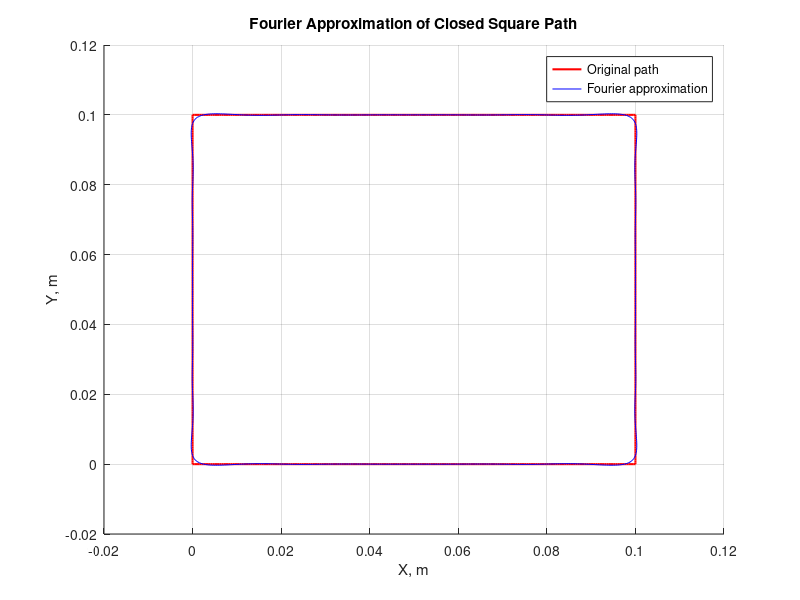
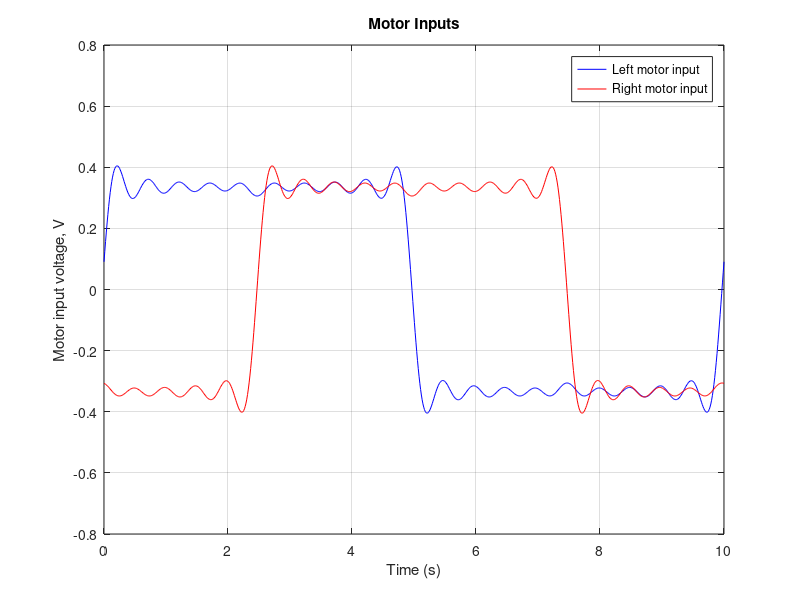

Recreate these plots in MATLAB, in order.
clear all;
clc;
close all;

% Code for showing the fourier transform of any closed line, in order to
% obtain the inputs to the 3D printer motors.

% Typical values
rm = 0.006;       % [m]
km = 0.05;        % [V*s/rad]
Jm = 5.0e-5;      % [kg*m^2]
Lm = 0.003;       % [H]
Rm = 2.0;         % [Ohm]


sigma_print = 1 %boolean flag coming from FSM indicating that 1:operational printing 0:printing stopped
L_wipe = 0.05; % in cm filament to extrude when wiping
sigma_wipe = 1 %boolean flag indicating that FSM is in state S3

% Square points generation
%
L = 0.1;
points = 800;
origin_shift_x = L/2;
origin_shift_y = L/2;

x_base = origin_shift_x + linspace(-L/2, L/2, points/4);
y_base = origin_shift_y + -L/2 * ones(1, points/4);

x_right = origin_shift_x + L/2 * ones(1, points/4);
y_right = origin_shift_y + linspace(-L/2, L/2, points/4);

x_top = origin_shift_x + linspace(L/2, -L/2, points/4);
y_top = origin_shift_y + L/2 * ones(1, points/4);

x_left = origin_shift_x + -L/2 * ones(1, points/4);
y_left = origin_shift_y + linspace(L/2, -L/2, points/4);

x_path = [x_base, x_right, x_top, x_left];
y_path = [y_base, y_right, y_top, y_left];
%


% Michey mouse path
%{
% Import and mirror around x axis
data = importMickey("mickey_mouse_simple.csv");
x_path = [data(1:(length(data)),1); data(1,1)];
y_path = -[data(1:(length(data)),2); data(1,2)];


% Data check to eliminate spurious data with manual tollerance check
toll = 90;
x_path_epurated = [x_path(1)];
y_path_epurated = [y_path(1)];
for i = 2:length(data)
    diff_x = abs(x_path(i) - x_path_epurated(end));
    diff_y = abs(y_path(i) - y_path_epurated(end));
    if (diff_x < toll) && (diff_y < toll)
        x_path_epurated = [x_path_epurated; x_path(i)];
        y_path_epurated = [y_path_epurated; y_path(i)];
    end
end

x_path = x_path_epurated;
y_path = y_path_epurated;

% Scaling and centering
origin_shift_x = 0;
origin_shift_y = 0.31;
desired_scale = 0.3;
dim_x = max(x_path) - min(x_path);
dim_y = max(y_path) - min(y_path);
if dim_x > 0 && dim_y > 0
    scaleFactor = desired_scale / max(dim_x, dim_y);
    x_path = x_path * scaleFactor;
    y_path = y_path * scaleFactor;
end

x_path = origin_shift_x + x_path;
y_path = origin_shift_y + y_path;
points = length(x_path);
%}

% Compute the Fourier coefficients of the closed path
complexPath = x_path + 1i * y_path;
fourierCoefficients = fft(complexPath) / numel(complexPath);

% Compute fourier series
T = 10;
w_0 = 2*pi/T;
t = linspace(0,T, points);

n_armonics = 20;
z = zeros(1, points);
z_dot = zeros(1, points);
z_ddot = zeros(1, points);
z_dddot = zeros(1, points);

for k = -n_armonics : n_armonics
    index = mod(-k, points) + 1;

    % Path and differential calculations
    exp_term = exp(1i * k * w_0*t);
    z = z + fourierCoefficients(index) * exp_term;
    z_dot = z_dot + (1i * k * w_0) * fourierCoefficients(index) * exp_term;
    z_ddot = z_ddot + (-(k * w_0)^2) * fourierCoefficients(index) * exp_term;
    z_dddot = z_dddot + (-1i * (k * w_0)^3) * fourierCoefficients(index) * exp_term;
end

x_path_fourier = real(z);
y_path_fourier = imag(z);
x_vel_fourier = real(z_dot);
y_vel_fourier = imag(z_dot);
x_acc_fourier = real(z_ddot);
y_acc_fourier = imag(z_ddot);
x_jerk_fourier = real(z_dddot);
y_jerk_fourier = imag(z_dddot);

% Input calculation
u_sum = (2*Jm*Lm/(rm*km))*x_jerk_fourier + (2*Jm*Rm/(rm*km))*x_acc_fourier + (2*km/rm)*x_vel_fourier;
u_diff = (2*Jm*Lm/(rm*km))*y_jerk_fourier + (2*Jm*Rm/(rm*km))*y_acc_fourier + (2*km/rm)*y_vel_fourier;

u_left = (u_sum + u_diff)/2;
u_right = (u_sum - u_diff)/2;

figure
hold on
plot(x_path, y_path, 'r', 'LineWidth',1.5);
plot(x_path_fourier, y_path_fourier, 'b', 'LineWidth',0.5);
hold off
grid on;
legend('Original path', 'Fourier approximation');
xlabel('X, m');
ylabel('Y, m');
title('Fourier Approximation of Closed Square Path');
%xlim([-3*L/4, 3*L/4]);
%ylim([-3*L/4, 3*L/4]);


figure;
plot(t, u_left, 'b', t, u_right, 'r');
grid on;
legend('Left motor input', 'Right motor input');
xlabel('Time (s)');
ylabel('Motor input voltage, V');
title('Motor Inputs');

% Added the calculation of filament used in meters. For now this assumes every time nozzle moves it is printing. 

filament_used = cumtrapz(t, sigma_print * sqrt(x_vel_fourier.^2 + y_vel_fourier.^2));
L_max = 5.0; % Maximum spool capacity 
if max(filament_used) >= L_max
    disp('Filament_Finished');
end

filament_wiped = cumtrapz(t, sigma_wipe * sqrt(x_vel_fourier.^2 + y_vel_fourier.^2))
if max(filament_wiped) >= L_wipe
    sigma_extruded = 1
    sigma_wipe = 0
end
